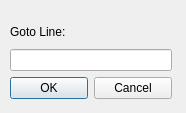
<?xml version="1.0" encoding="UTF-8"?>
<ui version="4.0">
 <class>GotoLineDialogQ</class>
 <widget class="QDialog" name="GotoLineDialog">
  <property name="geometry">
   <rect>
    <x>0</x>
    <y>0</y>
    <width>186</width>
    <height>113</height>
   </rect>
  </property>
  <property name="windowTitle">
   <string>Dialog</string>
  </property>
  <widget class="QWidget" name="">
   <property name="geometry">
    <rect>
     <x>10</x>
     <y>20</y>
     <width>162</width>
     <height>79</height>
    </rect>
   </property>
   <layout class="QVBoxLayout" name="verticalLayout_2">
    <item>
     <layout class="QVBoxLayout" name="verticalLayout">
      <item>
       <widget class="QLabel" name="label">
        <property name="text">
         <string>Goto Line:</string>
        </property>
       </widget>
      </item>
      <item>
       <widget class="QLineEdit" name="lineEdit"/>
      </item>
     </layout>
    </item>
    <item>
     <widget class="QDialogButtonBox" name="buttonBox">
      <property name="orientation">
       <enum>Qt::Horizontal</enum>
      </property>
      <property name="standardButtons">
       <set>QDialogButtonBox::Cancel|QDialogButtonBox::Ok</set>
      </property>
     </widget>
    </item>
   </layout>
  </widget>
  <zorder>buttonBox</zorder>
  <zorder>lineEdit</zorder>
  <zorder>label</zorder>
  <zorder>label</zorder>
 </widget>
 <resources/>
 <connections/>
</ui>
